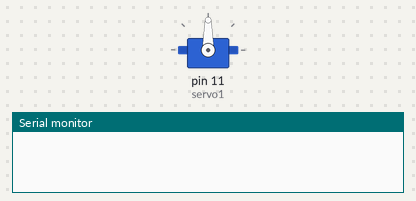
The sketch below on a simulated Arduino Uno, built with avr-gcc and run on an emulated ATmega328P. On the bench: servo, the last lines printed to the serial monitor.

Above: at 0.05 s.
At 1.75 s:
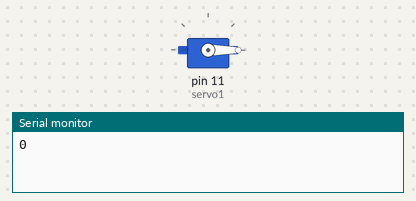
At 3.45 s:
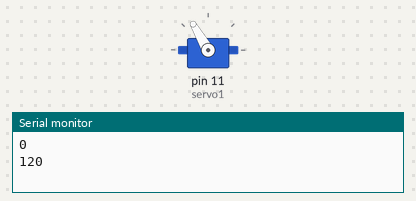
At 6.9 s:
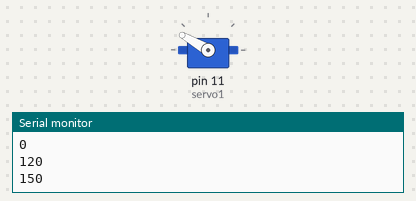
Timing chart, 0 to 9.0 s (numbered marks = the images above):
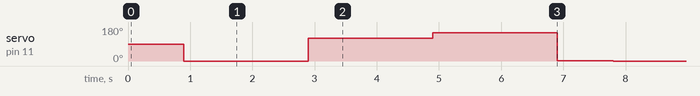

Measured:
- by itself, servo on pin 11 (servo1): repeats every 6.9 s: 120° 2.0 s, 150° 2.0 s, 2° 0.90 s, 0° 2.0 s

The sketch:

Servo_2_Initialization.ino
```cpp
#include <Servo.h>
Servo servo1;
void setup(){
  Serial.begin(9600);
  servo1.attach(11);

}
void loop(){
  delay(900);
  servo1.write(0);
  Serial.println(0);
  delay(2000);
  servo1.write(120);
  Serial.println(120);
  delay(2000);
  servo1.write(120+30);
  Serial.println(120+30);
  delay(2000);
  servo1.write(2);
  Serial.println(2);
}
```
